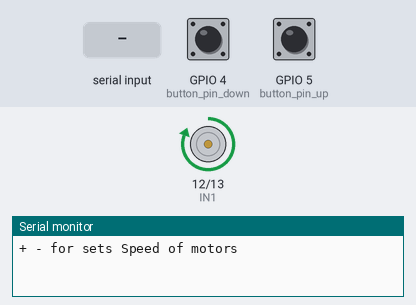
The sketch below on a simulated ESP8266 (NodeMCU). Parts: motor-driver pin pairs drawn as motors (green arrow = first pin HIGH = forward, orange = second pin HIGH = backward, longer = more drive, scaled by the enable pin), the last lines printed to the serial monitor. Inputs (shaded band) come from the test bench; at power-on: GPIO 4 (button_pin_down) HIGH, GPIO 5 (button_pin_up) HIGH.

Above: at 1.7 s.
1.8 s: GPIO 4 (button_pin_down) pulled LOW for 0.15 s
3.5 s: GPIO 4 (button_pin_down) pulsed LOW 5 times (0.12 s each, 0.3 s apart)
At 5.1 s:
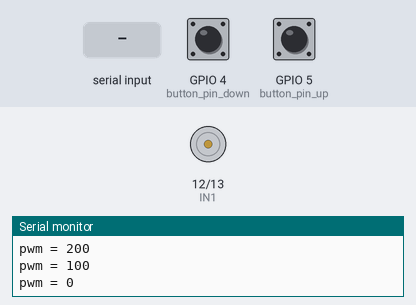
6.5 s: GPIO 5 (button_pin_up) pulled LOW for 0.15 s
At 7.6 s:
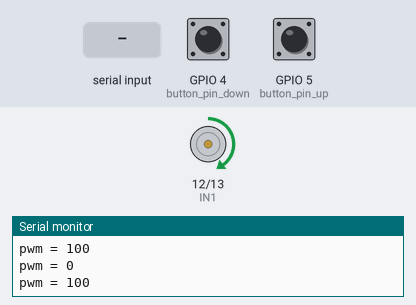
8.1 s: GPIO 5 (button_pin_up) pulled LOW for 1 s
At 10.1 s:
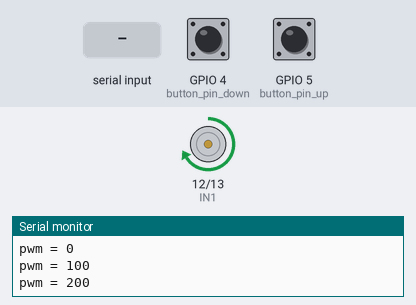
10.6 s: "+" received over Serial
At 11.2 s:
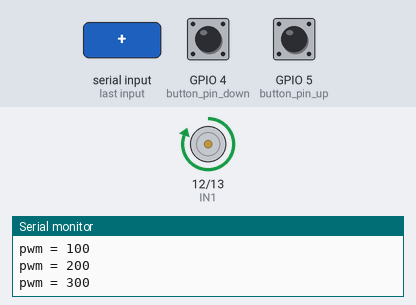
Timing chart, 0 to 13.1 s (numbered marks = the images above; inputs shaded):
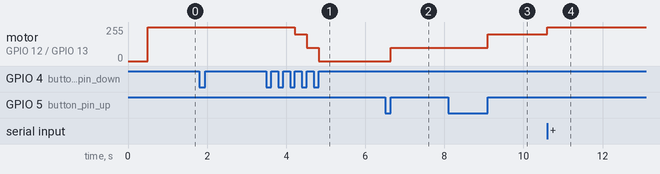

The sketch:

10_DC_Motor298n_speed.ino
```cpp
int ENA = 14; //D5;
int IN1 = 12; //D6;
int IN2 = 13; //D7;
int pwm_speed = 600;
int button_pin_up = 5; //D1
int button_pin_down = 4; //D2
void ICACHE_RAM_ATTR button_up();
void ICACHE_RAM_ATTR button_down();


void setup() {
// set all the motor control pins to outputs
  Serial.begin(9600);
  delay(500);
  pinMode(button_pin_up, INPUT_PULLUP);
  attachInterrupt(digitalPinToInterrupt(button_pin_up), button_up, RISING); //and the interrupt is attached
  pinMode(button_pin_down, INPUT_PULLUP);
  attachInterrupt(digitalPinToInterrupt(button_pin_down), button_down, RISING); //and the interrupt is attached

  pinMode(ENA, OUTPUT);
  pinMode(IN1, OUTPUT);
  pinMode(IN2, OUTPUT);
  analogWrite(ENA, pwm_speed);
  digitalWrite(IN1, HIGH);
  digitalWrite(IN2, LOW);
  Serial.println("+ - for sets Speed of motors");
}

void button_up()     //This is the function that the interupt calls
{

pwm_speed +=100;
rotate_motor();
}

void button_down()     //This is the function that the interupt calls
{

pwm_speed -=100;
rotate_motor();
}

void rotate_motor(){

        if (pwm_speed<0)
        {
          pwm_speed = 0;
        }
        if (pwm_speed>1000)
        {
          pwm_speed = 1000;
        }
        analogWrite(ENA, pwm_speed);
        delay(50);
        Serial.print("pwm = ");
        Serial.println(pwm_speed);
}

void loop()
{
  if ( Serial.available()) {
    char ch = Serial.read();
    if (ch == '+')
    {
        pwm_speed=pwm_speed+100;
        rotate_motor();
    }
    else if (ch == '-')
    {
        pwm_speed=pwm_speed-100;
        rotate_motor();
    }
  }
}
```

Measured:
- after the input at 3.5 s, motor on GPIO 12 (IN1) / GPIO 13 (IN2): forward 255/255 → forward 200/255 after 0.72 s, → forward 100/255 0.30 s later, → stopped 0.30 s later
- after the input at 6.5 s, motor on GPIO 12 (IN1) / GPIO 13 (IN2): stopped → forward 100/255 after 0.15 s
- after the input at 8.1 s, motor on GPIO 12 (IN1) / GPIO 13 (IN2): forward 100/255 → forward 200/255 after 1.0 s
- after the input at 10.6 s, motor on GPIO 12 (IN1) / GPIO 13 (IN2): forward 200/255 → forward 255/255 at once
